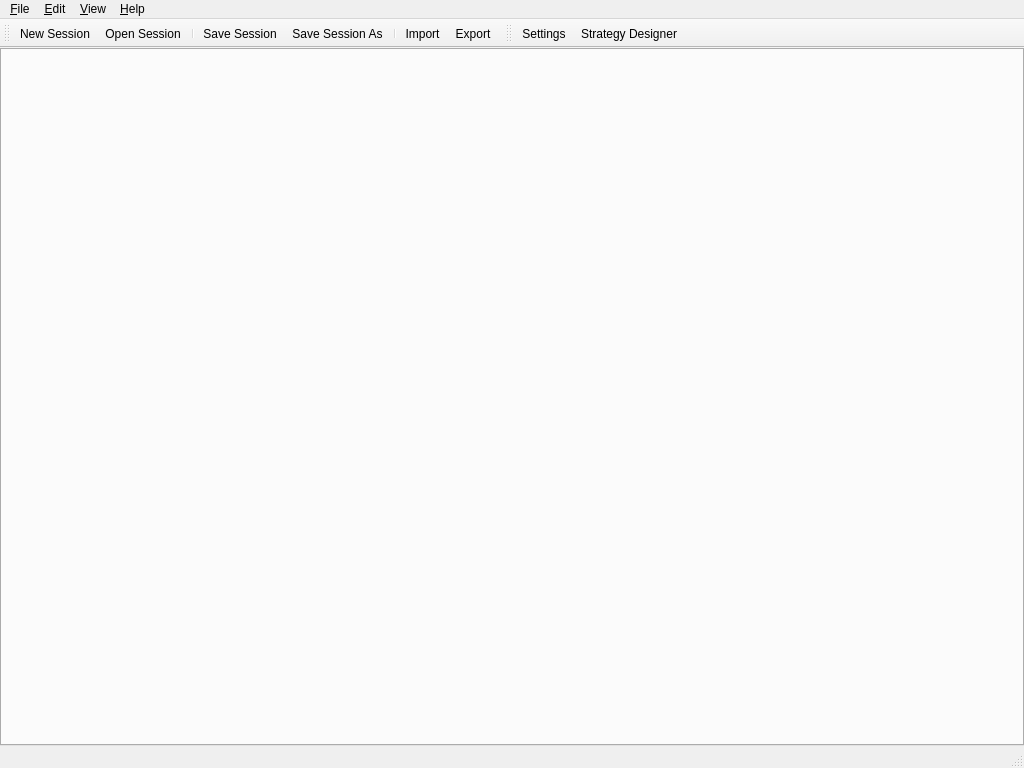
<ui version="4.0" >
 <class>ProfitDeviceWindow</class>
 <widget class="QMainWindow" name="ProfitDeviceWindow" >
  <property name="geometry" >
   <rect>
    <x>0</x>
    <y>0</y>
    <width>1024</width>
    <height>768</height>
   </rect>
  </property>
  <widget class="QWidget" name="centralwidget" >
   <layout class="QVBoxLayout" >
    <property name="margin" >
     <number>0</number>
    </property>
    <property name="spacing" >
     <number>0</number>
    </property>
    <item>
     <widget class="CentralTabs" name="centralTabs" />
    </item>
   </layout>
  </widget>
  <widget class="QMenuBar" name="menubar" >
   <property name="geometry" >
    <rect>
     <x>0</x>
     <y>0</y>
     <width>1024</width>
     <height>28</height>
    </rect>
   </property>
   <widget class="QMenu" name="menEdit" >
    <property name="title" >
     <string>&amp;Edit</string>
    </property>
    <addaction name="actionStrategyDesigner" />
    <addaction name="actionSettings" />
   </widget>
   <widget class="QMenu" name="menuHelp" >
    <property name="title" >
     <string>&amp;Help</string>
    </property>
    <addaction name="actionDocumentation" />
    <addaction name="actionAboutProfitDevice" />
    <addaction name="actionAboutQt" />
   </widget>
   <widget class="QMenu" name="menuFile" >
    <property name="title" >
     <string>&amp;File</string>
    </property>
    <widget class="QMenu" name="menuRecentSessions" >
     <property name="title" >
      <string>Recent Sessions</string>
     </property>
     <addaction name="actionClearRecentMenu" />
    </widget>
    <addaction name="actionNewSession" />
    <addaction name="actionOpenSession" />
    <addaction name="menuRecentSessions" />
    <addaction name="separator" />
    <addaction name="actionSaveSession" />
    <addaction name="actionSaveSessionAs" />
    <addaction name="separator" />
    <addaction name="actionImportSession" />
    <addaction name="actionExportSession" />
    <addaction name="separator" />
    <addaction name="actionCloseSession" />
    <addaction name="separator" />
    <addaction name="actionQuit" />
   </widget>
   <widget class="QMenu" name="menuView" >
    <property name="title" >
     <string>&amp;View</string>
    </property>
    <widget class="QMenu" name="menuToolbars" >
     <property name="title" >
      <string>Toolbars</string>
     </property>
    </widget>
    <addaction name="separator" />
    <addaction name="actionStatusBar" />
    <addaction name="menuToolbars" />
   </widget>
   <addaction name="menuFile" />
   <addaction name="menEdit" />
   <addaction name="menuView" />
   <addaction name="menuHelp" />
  </widget>
  <widget class="QStatusBar" name="statusbar" />
  <widget class="QToolBar" name="fileToolbar" >
   <property name="windowTitle" >
    <string>File</string>
   </property>
   <property name="orientation" >
    <enum>Qt::Horizontal</enum>
   </property>
   <attribute name="toolBarArea" >
    <number>4</number>
   </attribute>
   <addaction name="actionNewSession" />
   <addaction name="actionOpenSession" />
   <addaction name="separator" />
   <addaction name="actionSaveSession" />
   <addaction name="actionSaveSessionAs" />
   <addaction name="separator" />
   <addaction name="actionImportSession" />
   <addaction name="actionExportSession" />
  </widget>
  <widget class="QToolBar" name="editToolbar" >
   <property name="windowTitle" >
    <string>Edit</string>
   </property>
   <property name="orientation" >
    <enum>Qt::Horizontal</enum>
   </property>
   <attribute name="toolBarArea" >
    <number>4</number>
   </attribute>
   <addaction name="actionSettings" />
   <addaction name="actionStrategyDesigner" />
  </widget>
  <action name="actionNewSession" >
   <property name="icon" >
    <iconset resource="profit.qrc" >:/images/icons/filenew.png</iconset>
   </property>
   <property name="text" >
    <string>&amp;New Session...</string>
   </property>
   <property name="shortcut" >
    <string>Ctrl+N</string>
   </property>
  </action>
  <action name="actionOpenSession" >
   <property name="icon" >
    <iconset resource="profit.qrc" >:/images/icons/fileopen.png</iconset>
   </property>
   <property name="text" >
    <string>&amp;Open Session...</string>
   </property>
   <property name="shortcut" >
    <string>Ctrl+O</string>
   </property>
  </action>
  <action name="actionClearRecentMenu" >
   <property name="text" >
    <string>Clear &amp;Menu</string>
   </property>
  </action>
  <action name="actionSaveSession" >
   <property name="icon" >
    <iconset resource="profit.qrc" >:/images/icons/filesave.png</iconset>
   </property>
   <property name="text" >
    <string>&amp;Save Session</string>
   </property>
   <property name="shortcut" >
    <string>Ctrl+S</string>
   </property>
  </action>
  <action name="actionSaveSessionAs" >
   <property name="icon" >
    <iconset resource="profit.qrc" >:/images/icons/filesaveas.png</iconset>
   </property>
   <property name="text" >
    <string>Save Session &amp;As...</string>
   </property>
  </action>
  <action name="actionCloseSession" >
   <property name="icon" >
    <iconset resource="profit.qrc" >:/images/icons/fileclose.png</iconset>
   </property>
   <property name="text" >
    <string>&amp;Close Session</string>
   </property>
   <property name="shortcut" >
    <string>Alt+F4</string>
   </property>
   <property name="menuRole" >
    <enum>QAction::QuitRole</enum>
   </property>
  </action>
  <action name="actionQuit" >
   <property name="icon" >
    <iconset resource="profit.qrc" >:/images/icons/exit.png</iconset>
   </property>
   <property name="text" >
    <string>&amp;Quit</string>
   </property>
   <property name="shortcut" >
    <string>Ctrl+Q</string>
   </property>
   <property name="menuRole" >
    <enum>QAction::QuitRole</enum>
   </property>
  </action>
  <action name="actionSettings" >
   <property name="icon" >
    <iconset resource="profit.qrc" >:/images/icons/kcontrol.png</iconset>
   </property>
   <property name="text" >
    <string>Settings...</string>
   </property>
  </action>
  <action name="actionAboutProfitDevice" >
   <property name="text" >
    <string>About Profit Device</string>
   </property>
  </action>
  <action name="actionDocumentation" >
   <property name="text" >
    <string>Documentation...</string>
   </property>
  </action>
  <action name="actionImportSession" >
   <property name="text" >
    <string>Import...</string>
   </property>
  </action>
  <action name="actionExportSession" >
   <property name="text" >
    <string>Export...</string>
   </property>
  </action>
  <action name="actionAboutQt" >
   <property name="text" >
    <string>About Qt</string>
   </property>
  </action>
  <action name="actionStrategyDesigner" >
   <property name="icon" >
    <iconset resource="profit.qrc" >:/images/icons/run.png</iconset>
   </property>
   <property name="text" >
    <string>Strategy Designer...</string>
   </property>
   <property name="iconText" >
    <string>Strategy Designer</string>
   </property>
  </action>
  <action name="actionStatusBar" >
   <property name="checkable" >
    <bool>true</bool>
   </property>
   <property name="checked" >
    <bool>true</bool>
   </property>
   <property name="text" >
    <string>Status Bar</string>
   </property>
  </action>
 </widget>
 <customwidgets>
  <customwidget>
   <class>CentralTabs</class>
   <extends>QTabWidget</extends>
   <header>centraltabs.h</header>
  </customwidget>
 </customwidgets>
 <resources>
  <include location="profit.qrc" />
 </resources>
 <connections>
  <connection>
   <sender>actionStatusBar</sender>
   <signal>toggled(bool)</signal>
   <receiver>statusbar</receiver>
   <slot>setVisible(bool)</slot>
   <hints>
    <hint type="sourcelabel" >
     <x>-1</x>
     <y>-1</y>
    </hint>
    <hint type="destinationlabel" >
     <x>359</x>
     <y>549</y>
    </hint>
   </hints>
  </connection>
 </connections>
</ui>
